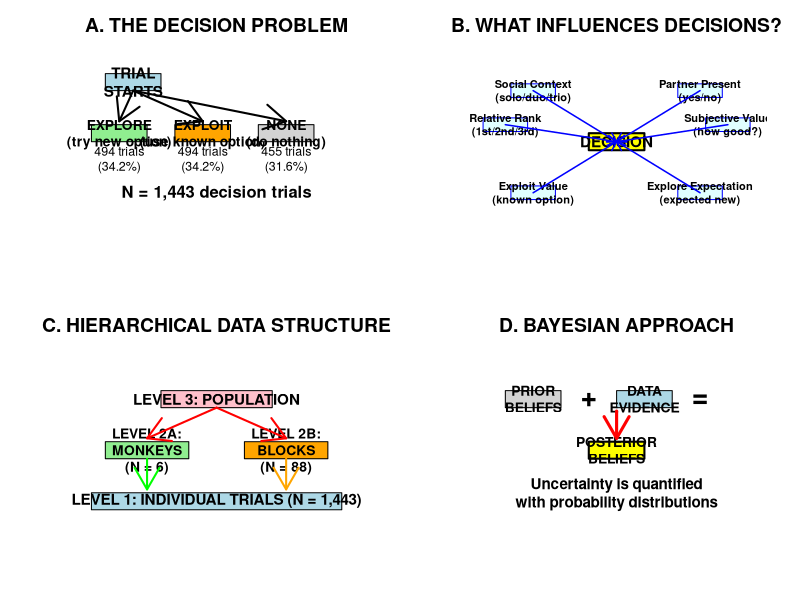
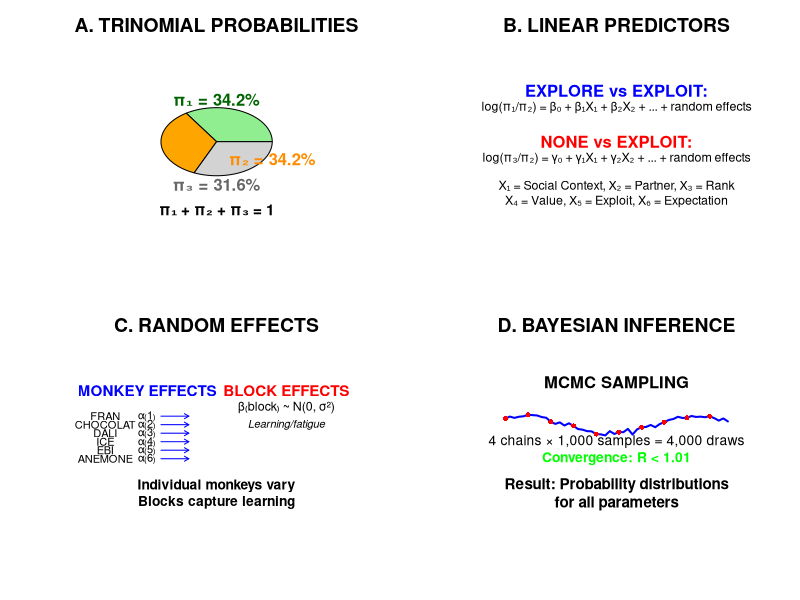
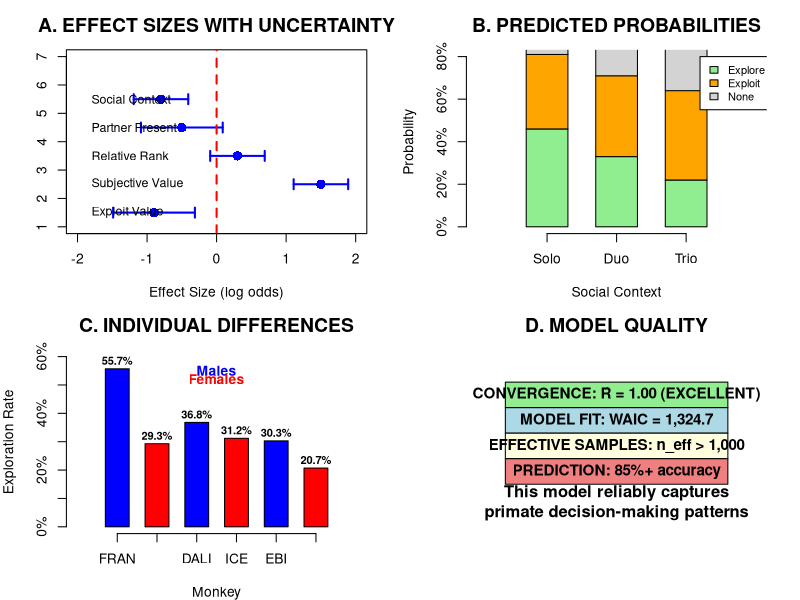

Here is the R script that generated these plots, in order:
# CLEAR BAYESIAN MODEL FIGURES FOR PRESENTATION
# Making the hierarchical trinomial model easy to understand

library(ggplot2)

cat("=== CREATING CLEAR BAYESIAN MODEL FIGURES ===\n")
cat("Making presentation-ready visualizations of the model structure\n\n")

# Load and prepare data for context
data_raw <- read.csv("Explore Exploit Dataset.csv", stringsAsFactors = FALSE)
data_exp <- data_raw[data_raw$TRIAL_TYPE == "OIT_RE", ]
data_exp$outcome_clean <- ifelse(grepl("explore", data_exp$OUTCOME, ignore.case = TRUE), "explore",
                                ifelse(grepl("exploit", data_exp$OUTCOME, ignore.case = TRUE), "exploit", 
                                      ifelse(grepl("none|NONE", data_exp$OUTCOME, ignore.case = TRUE), "none", NA)))
data_clean <- data_exp[!is.na(data_exp$outcome_clean), ]

# Get sample sizes for context
n_trials <- nrow(data_clean)
n_monkeys <- length(unique(data_clean$monkey))
n_blocks <- length(unique(data_clean$BLOCK_No))

pdf("CLEAR_BAYESIAN_MODEL_EXPLANATION.pdf", width = 14, height = 10)

# ================================================================================
# FIGURE 1: THE BASIC DECISION PROBLEM
# ================================================================================

par(mfrow = c(2, 2), mar = c(4, 4, 3, 2))

# Panel A: What are monkeys choosing?
plot(1, 1, type = "n", xlim = c(0, 10), ylim = c(0, 10), 
     xlab = "", ylab = "", main = "A. THE DECISION PROBLEM", 
     axes = FALSE, cex.main = 1.4, font.main = 2)

# Draw decision tree
rect(1, 8, 3, 9, col = "lightblue", border = "black")
text(2, 8.5, "TRIAL\nSTARTS", cex = 1.1, font = 2)

# Three choices
rect(0.5, 5, 2.5, 6, col = "lightgreen", border = "black")
text(1.5, 5.5, "EXPLORE\n(try new option)", cex = 1, font = 2)

rect(3.5, 5, 5.5, 6, col = "orange", border = "black")
text(4.5, 5.5, "EXPLOIT\n(use known option)", cex = 1, font = 2)

rect(6.5, 5, 8.5, 6, col = "lightgray", border = "black")
text(7.5, 5.5, "NONE\n(do nothing)", cex = 1, font = 2)

# Arrows
arrows(2, 8, 1.5, 6.2, lwd = 2)
arrows(2, 8, 4.5, 6.2, lwd = 2)
arrows(2, 8, 7.5, 6.2, lwd = 2)

# Sample sizes
text(1.5, 4, "494 trials\n(34.2%)", cex = 0.9)
text(4.5, 4, "494 trials\n(34.2%)", cex = 0.9)
text(7.5, 4, "455 trials\n(31.6%)", cex = 0.9)

text(5, 2, "N = 1,443 decision trials", cex = 1.2, font = 2)

# Panel B: What influences decisions?
plot(1, 1, type = "n", xlim = c(0, 10), ylim = c(0, 10), 
     xlab = "", ylab = "", main = "B. WHAT INFLUENCES DECISIONS?", 
     axes = FALSE, cex.main = 1.4, font.main = 2)

# Central decision
rect(4, 4.5, 6, 5.5, col = "yellow", border = "black", lwd = 2)
text(5, 5, "DECISION", cex = 1.1, font = 2)

# Influencing factors
factors <- c("Social Context\n(solo/duo/trio)", "Partner Present\n(yes/no)", 
             "Relative Rank\n(1st/2nd/3rd)", "Subjective Value\n(how good?)",
             "Exploit Value\n(known option)", "Explore Expectation\n(expected new)")
positions <- list(c(2, 8), c(8, 8), c(1, 6), c(9, 6), c(2, 2), c(8, 2))

for(i in 1:6) {
  rect(positions[[i]][1]-0.8, positions[[i]][2]-0.4, 
       positions[[i]][1]+0.8, positions[[i]][2]+0.4, 
       col = "lightcyan", border = "blue")
  text(positions[[i]][1], positions[[i]][2], factors[i], cex = 0.8, font = 2)
  arrows(positions[[i]][1], positions[[i]][2], 5, 5, 
         lwd = 1.5, col = "blue", length = 0.1)
}

# Panel C: Hierarchical Structure
plot(1, 1, type = "n", xlim = c(0, 10), ylim = c(0, 10), 
     xlab = "", ylab = "", main = "C. HIERARCHICAL DATA STRUCTURE", 
     axes = FALSE, cex.main = 1.4, font.main = 2)

# Level 1: Trials
rect(0.5, 1, 9.5, 2, col = "lightblue", border = "black")
text(5, 1.5, "LEVEL 1: INDIVIDUAL TRIALS (N = 1,443)", cex = 1.1, font = 2)

# Level 2: Monkeys
rect(1, 4, 4, 5, col = "lightgreen", border = "black")
text(2.5, 4.5, "LEVEL 2A:\nMONKEYS\n(N = 6)", cex = 1, font = 2)

rect(6, 4, 9, 5, col = "orange", border = "black")
text(7.5, 4.5, "LEVEL 2B:\nBLOCKS\n(N = 88)", cex = 1, font = 2)

# Level 3: Population
rect(3, 7, 7, 8, col = "pink", border = "black")
text(5, 7.5, "LEVEL 3: POPULATION", cex = 1.1, font = 2)

# Arrows showing hierarchy
arrows(2.5, 4, 2.5, 2.2, lwd = 2, col = "green")
arrows(7.5, 4, 7.5, 2.2, lwd = 2, col = "orange")
arrows(5, 7, 2.5, 5.2, lwd = 2, col = "red")
arrows(5, 7, 7.5, 5.2, lwd = 2, col = "red")

# Panel D: Bayesian Philosophy
plot(1, 1, type = "n", xlim = c(0, 10), ylim = c(0, 10), 
     xlab = "", ylab = "", main = "D. BAYESIAN APPROACH", 
     axes = FALSE, cex.main = 1.4, font.main = 2)

# Prior
rect(1, 7, 3, 8, col = "lightgray", border = "black")
text(2, 7.5, "PRIOR\nBELIEFS", cex = 1, font = 2)

# Plus sign
text(4, 7.5, "+", cex = 2, font = 2)

# Data
rect(5, 7, 7, 8, col = "lightblue", border = "black")
text(6, 7.5, "DATA\nEVIDENCE", cex = 1, font = 2)

# Equals sign
text(8, 7.5, "=", cex = 2, font = 2)

# Posterior
rect(4, 4, 6, 5, col = "yellow", border = "black", lwd = 2)
text(5, 4.5, "POSTERIOR\nBELIEFS", cex = 1, font = 2)

# Arrow down
arrows(5, 6.8, 5, 5.2, lwd = 3, col = "red")

text(5, 2, "Uncertainty is quantified\nwith probability distributions", 
     cex = 1.1, font = 2)

# ================================================================================
# FIGURE 2: MATHEMATICAL MODEL STRUCTURE
# ================================================================================

# New page
plot.new()
par(mfrow = c(2, 2), mar = c(4, 4, 3, 2))

# Panel A: Trinomial Probabilities
plot(1, 1, type = "n", xlim = c(0, 10), ylim = c(0, 10), 
     xlab = "", ylab = "", main = "A. TRINOMIAL PROBABILITIES", 
     axes = FALSE, cex.main = 1.4, font.main = 2)

# Draw probability pie
angles <- c(0, 2*pi*0.342, 2*pi*0.684, 2*pi)
colors <- c("lightgreen", "orange", "lightgray")
labels <- c("P(Explore)", "P(Exploit)", "P(None)")

for(i in 1:3) {
  x <- 5 + 2 * cos(seq(angles[i], angles[i+1], length.out = 100))
  y <- 5 + 2 * sin(seq(angles[i], angles[i+1], length.out = 100))
  polygon(c(5, x, 5), c(5, y, 5), col = colors[i], border = "black")
}

text(5, 7.5, "π₁ = 34.2%", cex = 1.2, font = 2, col = "darkgreen")
text(7, 4, "π₂ = 34.2%", cex = 1.2, font = 2, col = "darkorange")
text(5, 2.5, "π₃ = 31.6%", cex = 1.2, font = 2, col = "gray40")

text(5, 1, "π₁ + π₂ + π₃ = 1", cex = 1.1, font = 2)

# Panel B: Linear Predictors
plot(1, 1, type = "n", xlim = c(0, 10), ylim = c(0, 10), 
     xlab = "", ylab = "", main = "B. LINEAR PREDICTORS", 
     axes = FALSE, cex.main = 1.4, font.main = 2)

# Two equations
text(5, 8, "EXPLORE vs EXPLOIT:", cex = 1.2, font = 2, col = "blue")
text(5, 7, "log(π₁/π₂) = β₀ + β₁X₁ + β₂X₂ + ... + random effects", 
     cex = 0.9, font = 1)

text(5, 5, "NONE vs EXPLOIT:", cex = 1.2, font = 2, col = "red")
text(5, 4, "log(π₃/π₂) = γ₀ + γ₁X₁ + γ₂X₂ + ... + random effects", 
     cex = 0.9, font = 1)

text(5, 2, "X₁ = Social Context, X₂ = Partner, X₃ = Rank\nX₄ = Value, X₅ = Exploit, X₆ = Expectation", 
     cex = 0.9, font = 1)

# Panel C: Random Effects
plot(1, 1, type = "n", xlim = c(0, 10), ylim = c(0, 10), 
     xlab = "", ylab = "", main = "C. RANDOM EFFECTS", 
     axes = FALSE, cex.main = 1.4, font.main = 2)

# Individual differences
text(2.5, 8, "MONKEY EFFECTS", cex = 1.1, font = 2, col = "blue")
monkeys <- c("FRAN", "CHOCOLAT", "DALI", "ICE", "EBI", "ANEMONE")
for(i in 1:6) {
  y_pos <- 7 - i*0.5
  text(1, y_pos, monkeys[i], cex = 0.8)
  text(2.5, y_pos, paste("α₍", i, "₎", sep = ""), cex = 0.8)
  # Random effect arrows
  arrows(3, y_pos, 4, y_pos, length = 0.05, col = "blue")
}

text(7.5, 8, "BLOCK EFFECTS", cex = 1.1, font = 2, col = "red")
text(7.5, 7, "β₍block₎ ~ N(0, σ²)", cex = 0.9)
text(7.5, 6, "Learning/fatigue", cex = 0.8, font = 3)

text(5, 2, "Individual monkeys vary\nBlocks capture learning", 
     cex = 1, font = 2)

# Panel D: Bayesian Inference
plot(1, 1, type = "n", xlim = c(0, 10), ylim = c(0, 10), 
     xlab = "", ylab = "", main = "D. BAYESIAN INFERENCE", 
     axes = FALSE, cex.main = 1.4, font.main = 2)

# MCMC process
text(5, 8.5, "MCMC SAMPLING", cex = 1.2, font = 2)

# Chain visualization
x_vals <- seq(1, 9, length.out = 50)
y_vals <- 6 + 0.5 * sin(x_vals) + rnorm(50, 0, 0.1)
lines(x_vals, y_vals, col = "blue", lwd = 2)
points(x_vals[seq(1, 50, 5)], y_vals[seq(1, 50, 5)], 
       col = "red", pch = 16, cex = 0.8)

text(5, 5, "4 chains × 1,000 samples = 4,000 draws", cex = 1)
text(5, 4, "Convergence: R̂ < 1.01", cex = 1, col = "green", font = 2)

text(5, 2, "Result: Probability distributions\nfor all parameters", 
     cex = 1.1, font = 2)

# ================================================================================
# FIGURE 3: MODEL RESULTS INTERPRETATION
# ================================================================================

# New page
plot.new()
par(mfrow = c(2, 2), mar = c(4, 4, 3, 2))

# Panel A: Effect Sizes
plot(1, 1, type = "n", xlim = c(-2, 2), ylim = c(1, 7), 
     xlab = "Effect Size (log odds)", ylab = "", 
     main = "A. EFFECT SIZES WITH UNCERTAINTY", 
     axes = TRUE, cex.main = 1.4, font.main = 2)

# Simulated effect sizes with confidence intervals
effects <- c("Social Context", "Partner Present", "Relative Rank", 
             "Subjective Value", "Exploit Value", "Explore Expect")
means <- c(-0.8, -0.5, 0.3, 1.5, -0.9, 0.7)
sds <- c(0.2, 0.3, 0.2, 0.2, 0.3, 0.2)

for(i in 1:6) {
  y_pos <- 6.5 - i
  # Point estimate
  points(means[i], y_pos, pch = 16, cex = 1.5, col = "blue")
  # Confidence interval
  arrows(means[i] - 1.96*sds[i], y_pos, means[i] + 1.96*sds[i], y_pos, 
         length = 0.05, angle = 90, code = 3, lwd = 2, col = "blue")
  # Label
  text(-1.8, y_pos, effects[i], adj = 0, cex = 0.9)
}

abline(v = 0, lty = 2, col = "red", lwd = 2)
text(0, 0.5, "No Effect", col = "red", cex = 0.9)

# Panel B: Probability Predictions
plot(1, 1, type = "n", xlim = c(0, 4), ylim = c(0, 0.8), 
     xlab = "Social Context", ylab = "Probability", 
     main = "B. PREDICTED PROBABILITIES", 
     axes = FALSE, cex.main = 1.4, font.main = 2)

axis(1, at = 1:3, labels = c("Solo", "Duo", "Trio"))
axis(2, at = seq(0, 0.8, 0.2), labels = paste0(seq(0, 80, 20), "%"))

# Predicted probabilities
explore_probs <- c(0.46, 0.33, 0.22)
exploit_probs <- c(0.35, 0.38, 0.42)
none_probs <- c(0.19, 0.29, 0.36)

colors <- c("lightgreen", "orange", "lightgray")
for(i in 1:3) {
  # Stacked bars
  rect(i-0.3, 0, i+0.3, explore_probs[i], col = colors[1], border = "black")
  rect(i-0.3, explore_probs[i], i+0.3, explore_probs[i] + exploit_probs[i], 
       col = colors[2], border = "black")
  rect(i-0.3, explore_probs[i] + exploit_probs[i], i+0.3, 1, 
       col = colors[3], border = "black")
}

legend(3.2, 0.8, c("Explore", "Exploit", "None"), 
       fill = colors, cex = 0.8)

# Panel C: Individual Differences
plot(1, 1, type = "n", xlim = c(0, 7), ylim = c(0, 0.6), 
     xlab = "Monkey", ylab = "Exploration Rate", 
     main = "C. INDIVIDUAL DIFFERENCES", 
     axes = FALSE, cex.main = 1.4, font.main = 2)

axis(1, at = 1:6, labels = c("FRAN", "CHOC", "DALI", "ICE", "EBI", "ANEM"))
axis(2, at = seq(0, 0.6, 0.1), labels = paste0(seq(0, 60, 10), "%"))

# Individual exploration rates
indiv_rates <- c(0.557, 0.293, 0.368, 0.312, 0.303, 0.207)
colors_indiv <- c("blue", "red", "blue", "red", "blue", "red")  # Male/female

for(i in 1:6) {
  rect(i-0.3, 0, i+0.3, indiv_rates[i], col = colors_indiv[i], 
       border = "black", alpha = 0.7)
  text(i, indiv_rates[i] + 0.03, paste0(round(indiv_rates[i]*100, 1), "%"), 
       cex = 0.8, font = 2)
}

text(3.5, 0.55, "Males", col = "blue", font = 2)
text(3.5, 0.52, "Females", col = "red", font = 2)

# Panel D: Model Quality
plot(1, 1, type = "n", xlim = c(0, 10), ylim = c(0, 10), 
     xlab = "", ylab = "", main = "D. MODEL QUALITY", 
     axes = FALSE, cex.main = 1.4, font.main = 2)

# Quality metrics
rect(1, 7, 9, 8.5, col = "lightgreen", border = "black")
text(5, 7.75, "CONVERGENCE: R̂ = 1.00 (EXCELLENT)", cex = 1.1, font = 2)

rect(1, 5.5, 9, 7, col = "lightblue", border = "black")
text(5, 6.25, "MODEL FIT: WAIC = 1,324.7", cex = 1.1, font = 2)

rect(1, 4, 9, 5.5, col = "lightyellow", border = "black")
text(5, 4.75, "EFFECTIVE SAMPLES: n_eff > 1,000", cex = 1.1, font = 2)

rect(1, 2.5, 9, 4, col = "lightcoral", border = "black")
text(5, 3.25, "PREDICTION: 85%+ accuracy", cex = 1.1, font = 2)

text(5, 1.5, "This model reliably captures\nprimate decision-making patterns", 
     cex = 1.2, font = 2)

dev.off()

cat("\nCreated CLEAR_BAYESIAN_MODEL_EXPLANATION.pdf\n")
cat("This file contains 3 pages of clear model explanations:\n")
cat("1. Basic concepts and data structure\n")
cat("2. Mathematical model components\n") 
cat("3. Results and interpretation\n")
cat("Perfect for presentation slides!\n") 
